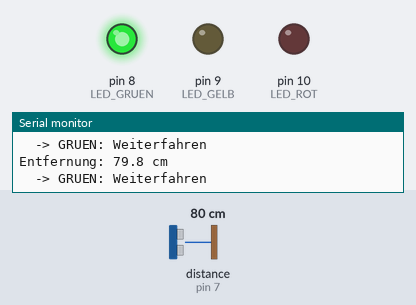
Simulated run of this sketch. Board: Arduino Uno, built with avr-gcc and run on an emulated ATmega328P. On the bench: output pins drawn as LEDs (lit = HIGH), the last lines printed to the serial monitor. Wiring (from diagram.json): ultrasonic range finder: trigger pin 6; echo pin 7. Dashed ring = blinking. The inputs (shaded band) are chosen by the test bench; at power-on: distance to the obstacle (sensor on pin 7) 80 cm. The echo pulse lasts 58.3 µs per cm; pins used as bus, display or sensor lines are not drawn.

Above: at 1.2 s.
1.3 s: distance to the obstacle (sensor on pin 7) set to 56 cm
2.8 s: distance to the obstacle (sensor on pin 7) set to 46 cm
At 3.8 s:
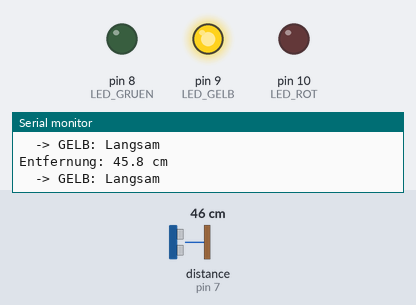
4.4 s: distance to the obstacle (sensor on pin 7) set to 22 cm
5.9 s: distance to the obstacle (sensor on pin 7) set to 19 cm
At 6.6 s:
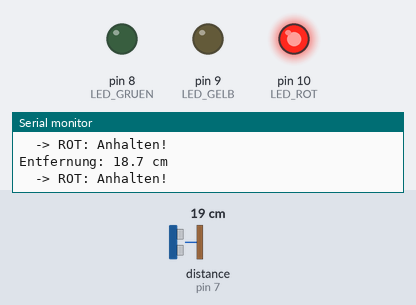
7.4 s: distance to the obstacle (sensor on pin 7) set to 2 cm
At 7.73 s:
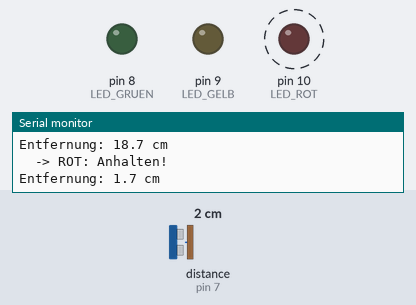
10.4 s: distance to the obstacle (sensor on pin 7) set to 9 cm
At 11.0 s:
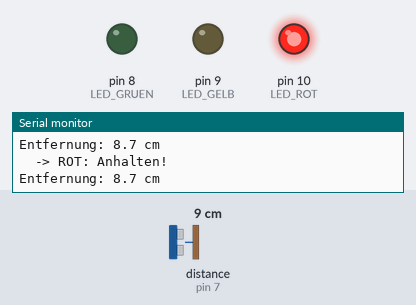
Timing chart, 0 to 12.9 s (numbered marks = the images above; inputs shaded):
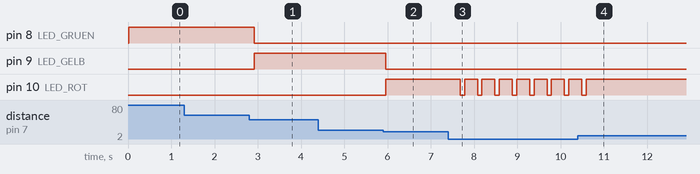

Measured:
- the behaviour switches between 51 and 50 cm on distance to the obstacle (sensor on pin 7) (found by bisection; images 0 and 1)
- the behaviour switches between 21 and 20 cm on distance to the obstacle (sensor on pin 7) (found by bisection; images 1 and 2)
- after the input at 2.8 s, pin 8 (LED_GRUEN): HIGH → LOW after 0.12 s; pin 9 (LED_GELB): LOW → HIGH after 0.12 s
- after the input at 5.9 s, pin 9 (LED_GELB): HIGH → LOW after 0.06 s; pin 10 (LED_ROT): LOW → HIGH after 0.06 s
- after the input at 7.4 s, pin 10 (LED_ROT): alternates HIGH for 0.30 s and LOW for 0.10 s, starting after 0.28 s
- after the input at 10.4 s, pin 10 (LED_ROT): goes on until 10.6 s, then stays HIGH

The sketch:

challenge3_parkhilfe.ino
```cpp
// Challenge 3: Einparkhilfe mit 3 LEDs
// Gruen = sicher (>50cm), Gelb = Vorsicht (20-50cm), Rot = Stopp (<20cm)
// Simuliert eine echte Einparkhilfe

#define TRIGGER_PIN 6
#define ECHO_PIN 7

// LED Pins (wie Ampel)
#define LED_GRUEN 8
#define LED_GELB 9
#define LED_ROT 10

// Entfernungsschwellen in cm
const int GRENZE_GRUEN = 50;   // Ueber 50cm = sicher
const int GRENZE_GELB = 20;    // 20-50cm = Vorsicht
// Unter 20cm = Stopp (Rot)

void setup() {
    Serial.begin(9600);

    // Ultraschall-Sensor
    pinMode(TRIGGER_PIN, OUTPUT);
    pinMode(ECHO_PIN, INPUT);

    // LEDs als Ausgaenge
    pinMode(LED_GRUEN, OUTPUT);
    pinMode(LED_GELB, OUTPUT);
    pinMode(LED_ROT, OUTPUT);

    // Alle LEDs aus
    digitalWrite(LED_GRUEN, LOW);
    digitalWrite(LED_GELB, LOW);
    digitalWrite(LED_ROT, LOW);

    Serial.println("Einparkhilfe gestartet");
    Serial.println("Gruen >50cm | Gelb 20-50cm | Rot <20cm");
}

float measureDistance() {
    // Trigger-Signal senden
    digitalWrite(TRIGGER_PIN, LOW);
    delayMicroseconds(2);
    digitalWrite(TRIGGER_PIN, HIGH);
    delayMicroseconds(10);
    digitalWrite(TRIGGER_PIN, LOW);

    // Echo messen
    long duration = pulseIn(ECHO_PIN, HIGH, 30000);

    if (duration == 0) {
        return -1;
    }

    return (duration / 2.0) / 29.1;
}

void updateParkingLights(float distance) {
    // Alle LEDs zunaechst aus
    digitalWrite(LED_GRUEN, LOW);
    digitalWrite(LED_GELB, LOW);
    digitalWrite(LED_ROT, LOW);

    if (distance < 0) {
        // Messfehler - rote LED blinkt
        digitalWrite(LED_ROT, HIGH);
        delay(100);
        digitalWrite(LED_ROT, LOW);
        return;
    }

    // Entfernung auswerten und passende LED aktivieren
    if (distance > GRENZE_GRUEN) {
        // Sicher - Gruen
        digitalWrite(LED_GRUEN, HIGH);
        Serial.println("  -> GRUEN: Weiterfahren");
    }
    else if (distance > GRENZE_GELB) {
        // Vorsicht - Gelb
        digitalWrite(LED_GELB, HIGH);
        Serial.println("  -> GELB: Langsam");
    }
    else if (distance > 5) {
        // Stopp - Rot
        digitalWrite(LED_ROT, HIGH);
        Serial.println("  -> ROT: Anhalten!");
    }
    else {
        // Sehr nah - Rot blinkt schnell
        digitalWrite(LED_ROT, HIGH);
        delay(100);
        digitalWrite(LED_ROT, LOW);
        delay(100);
        digitalWrite(LED_ROT, HIGH);
        Serial.println("  -> ROT BLINKT: ZU NAH!");
    }
}

void loop() {
    float dist = measureDistance();

    if (dist > 0) {
        Serial.print("Entfernung: ");
        Serial.print(dist, 1);
        Serial.println(" cm");

        updateParkingLights(dist);
    } else {
        Serial.println("Messfehler - ausser Reichweite");
        // Alle LEDs aus bei Fehler
        digitalWrite(LED_GRUEN, LOW);
        digitalWrite(LED_GELB, LOW);
        digitalWrite(LED_ROT, LOW);
    }

    delay(200);
}
```
